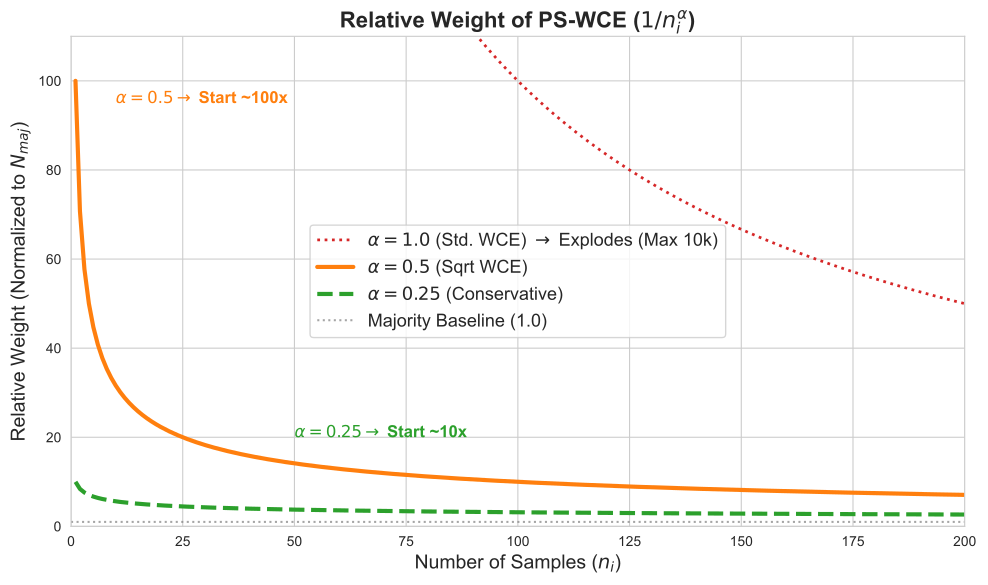

This chart was generated by the following Python code:
import numpy as np
import matplotlib.pyplot as plt
import seaborn as sns
import matplotlib as mpl # matplotlib 모듈 임포트 추가

# --- 설정 ---
N_maj = 10000  # 다수 클래스 샘플 수 (기준점)
n_range = np.arange(1, N_maj + 1) # 1부터 10000까지

# --- PS-WCE 가중치 함수 ( 1 / (n^alpha) ) ---
def get_pswce_weights_norm(n, alpha):
    # n이 정수형일 때 power 연산을 위해 float로 변경
    raw_weights = 1.0 / np.power(n.astype(float), alpha)
    # 다수 클래스(N_maj)의 가중치를 1.0으로 정규화
    norm_factor = raw_weights[-1]
    return raw_weights / norm_factor

# --- 데이터 계산 ---
w_alpha_1_0 = get_pswce_weights_norm(n_range, alpha=1.0) # Standard WCE (n=1에서 10000)
w_alpha_0_5 = get_pswce_weights_norm(n_range, alpha=0.5) # Sqrt WCE (n=1에서 100)
w_alpha_0_25 = get_pswce_weights_norm(n_range, alpha=0.25) # (n=1에서 10)

# --- 시각화 ---
sns.set_style("whitegrid")
fig, ax = plt.subplots(figsize=(10, 6))

# x축 범위를 0~200으로 좁혀서 차이를 강조
zoom_idx = 200

# Y축 스케일이 너무 커서 WCE(alpha=1.0)는 보이지 않습니다.
# WCE(sq)와 alpha=0.25를 중심으로 그립니다.
ax.plot(n_range[:zoom_idx], w_alpha_1_0[:zoom_idx],
         color='#d62728', linewidth=2, linestyle=':', label=r'$\alpha=1.0$ (Std. WCE) $\to$ Explodes (Max 10k)')
ax.plot(n_range[:zoom_idx], w_alpha_0_5[:zoom_idx],
         color='#ff7f0e', linewidth=3, linestyle='-', label=r'$\alpha=0.5$ (Sqrt WCE)')
ax.plot(n_range[:zoom_idx], w_alpha_0_25[:zoom_idx],
         color='#2ca02c', linewidth=3, linestyle='--', label=r'$\alpha=0.25$ (Conservative)')

# 기준선
ax.axhline(y=1.0, color='gray', linestyle=':', alpha=0.7, label='Majority Baseline (1.0)')

# 꾸미기
ax.set_title(r'Relative Weight of PS-WCE ($1/n_i^\alpha$)', fontsize=16, fontweight='bold')
ax.set_xlabel('Number of Samples ($n_i$)', fontsize=14)
ax.set_ylabel('Relative Weight (Normalized to $N_{maj}$)', fontsize=14)
ax.legend(fontsize=13)

# WCE(sq)가 보이도록 Y축을 110까지 제한
ax.set_xlim(0, 200)
ax.set_ylim(0, 110) 

# 설명 텍스트
ax.text(10, 95, r'$\alpha=0.5 \to$ Start ~100x', color='#ff7f0e', fontsize=12, fontweight='bold')
ax.text(50, 20, r'$\alpha=0.25 \to$ Start ~10x', color='#2ca02c', fontsize=12, fontweight='bold')

plt.tight_layout()
plt.savefig('pswce_alpha_relative_zoomed.pdf', bbox_inches='tight')
print("PS-WCE Alpha 비교 그래프가 저장되었습니다.")
plt.show()
